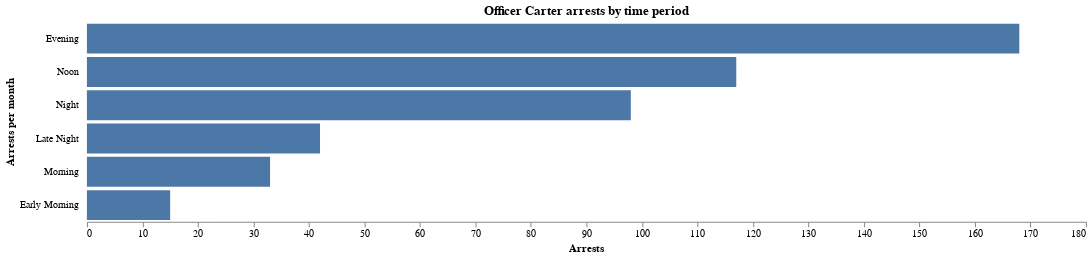

Notebook source saved alongside this figure:
### Code cell
time_chart = (
    alt.Chart(df_carter_times)
    .mark_bar()
    .encode(
        x=alt.X(
            "cases_count",
            axis=alt.Axis(grid=False),
            title="Arrests",
        ),
        y=alt.Y(
            "arrest_time_period:O",
            axis=alt.Axis(
                tickCount=6,
                gridColor="#dddddd",
                offset=6,
                tickSize=0,
                domainOpacity=0,
                title="Arrests per month",
            ),
            sort="-x",
        ),
    )
    .properties(width=1000, height=200, title="Officer Carter arrests by time period")
    .configure_view(strokeOpacity=0)
)
time_chart

### Figure 1 — Vega-Lite specification as saved in the notebook (floating-point values rounded to 4 significant figures)
{"config": {"view": {"continuousWidth": 400, "continuousHeight": 300, "strokeOpacity": 0}}, "data": {"name": "data-ed1c273682a686a65c939f860ac690fe"}, "mark": "bar", "encoding": {"x": {"type": "quantitative", "axis": {"grid": false}, "field": "cases_count", "title": "Arrests"}, "y": {"type": "ordinal", "axis": {"domainOpacity": 0, "gridColor": "#dddddd", "offset": 6, "tickCount": 6, "tickSize": 0, "title": "Arrests per month"}, "field": "arrest_time_period", "sort": "-x"}}, "height": 200, "title": "Officer Carter arrests by time period", "width": 1000, "$schema": "https://vega.github.io/schema/vega-lite/v4.8.1.json", "datasets": {"data-ed1c273682a686a65c939f860ac690fe": [{"arrest_time_period": "Evening", "cases_count": 168}, {"arrest_time_period": "Noon", "cases_count": 117}, {"arrest_time_period": "Night", "cases_count": 98}, {"arrest_time_period": "Late Night", "cases_count": 42}, {"arrest_time_period": "Morning", "cases_count": 33}, {"arrest_time_period": "Early Morning", "cases_count": 15}]}}
